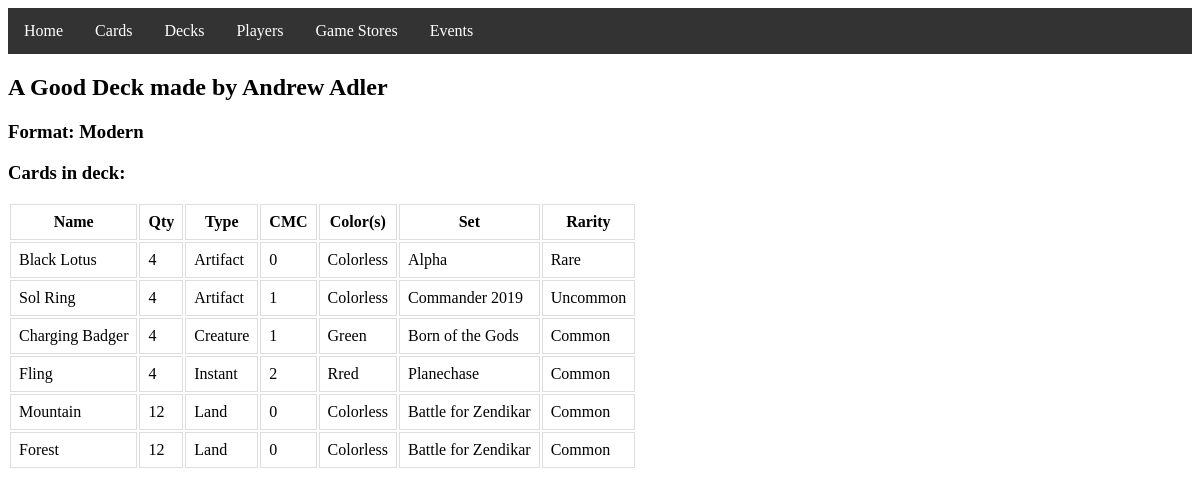
Screenshot of /deck/1/ with the database file from the repository.
### deck/models.py (models this page shows, shortened)
class Deck(models.Model):
    FORMAT_CHOICES = [
        ('Standard', 'Standard'),
        ('Commander', 'Commander'),
        ('Modern', 'Modern'),
        ('Legacy', 'Legacy'),
        ('Vintage', 'Vintage'),
        ('Brawl', 'Brawl')
    ]
    name = models.CharField(max_length=45)
    card = models.ManyToManyField('card.Card', through='Membership')
    player = models.ForeignKey('players.Player', models.SET_NULL, blank=True, null=True)
    format = models.CharField(max_length=45, choices=FORMAT_CHOICES)

class Membership(models.Model):
    card = models.ForeignKey('card.Card', on_delete=models.SET_NULL, null=True)
    deck = models.ForeignKey(Deck, on_delete=models.CASCADE)
    qty = models.IntegerField()

### players/models.py (models this page shows, shortened)
class Player(models.Model):
    dci_num = models.IntegerField()
    fname = models.CharField(max_length=45)
    mi = models.CharField(max_length=1, blank=True)
    lname = models.CharField(max_length=45)
    def __str__(self):
        returnStr = self.fname + " "
        if self.mi:
            returnStr += self.mi + ". "
        returnStr += self.lname
        return returnStr

### card/models.py (models this page shows, shortened)
class Card(models.Model):
    TYPE_CHOICES = [
        ('Creature','Creature'),
        ('Planeswalker', 'Planeswalker'),
        ('Artifact','Artifact'),
        ('Enchantment','Enchantment'),
        ('Instant','Instant'),
        ('Sorcery','Sorcery'),
        ('Land','Land'),
    ]
    COLOR_CHOICES = [
        ('White', 'White'),
        ('Blue', 'Blue'),
        ('Black', 'Black'),
        ('Rred', 'Red'),
        ('Green', 'Green'),
        ('Colorless', 'Colorless'),
        ('Multicolored', 'Multicolored'),
    ]
    RARITY_CHOICES = [
        ('Common', 'Common'),
        ('Uncommon', 'Uncommon'),
        ('Rare', 'Rare'),
        ('Mythic Rare', 'Mythic Rare'),
    ]
    name = models.CharField(max_length=45)
    type = models.CharField(max_length=45, choices=TYPE_CHOICES)
    cmc = models.IntegerField()
    colors = models.CharField(max_length=45, choices=COLOR_CHOICES)
    set = models.CharField(max_length=45)
    rarity = models.CharField(max_length=45, choices=RARITY_CHOICES)

### deck/views.py (the view)
# urls.py: url(r'^(?P<id>[0-9]+)/$', views.deck_info, name='info')
def deck_info(request, id):
    deck = Deck.objects.get(id=id)
    memberships = Membership.objects.filter(deck__id=id).order_by('card__type')
    return render(request, 'deck/deck_info.html', {'deck':deck,'memberships':memberships})

### deck/templates/deck/deck_info.html
{% extends 'base_layout.html' %}
{% block content %}
<div class="deck-info">
    <div class="deck">
        <h2>{{ deck.name }} made by {{ deck.player }}</h2>
        <h3>Format: {{ deck.format }}</h3>
        <h3>Cards in deck:</h3>
        <div class="cards">
            <table>
                <th>Name</th>
                <th>Qty</th>
                <th>Type</th>
                <th>CMC</th>
                <th>Color(s)</th>
                <th>Set</th>
                <th>Rarity</th>
            {% for member in memberships %}
                <tr>
                    <td>{{ member.card.name }}</td>
                    <td>{{ member.qty }}</td>
                    <td>{{ member.card.type }}</td>
                    <td>{{ member.card.cmc }}</td>
                    <td>{{ member.card.colors }}</td>
                    <td>{{ member.card.set }}</td>
                    <td>{{ member.card.rarity }}</td>
                </tr>
            {% endfor %}
            </table>
        </div>
    </div>
</div>
{% endblock %}

### templates/base_layout.html (style rules this page uses)
td, th { border: 1px solid #dddddd; padding: 8px; }

### rows the page displays
Deck: name "A Good Deck", player "Andrew Adler", format "Modern"
Membership: card.name "Black Lotus", qty "4", card.type "Artifact", card.cmc "0", card.colors "Colorless", card.set "Alpha", card.rarity "Rare"
Membership: card.name "Sol Ring", qty "4", card.type "Artifact", card.cmc "1", card.colors "Colorless", card.set "Commander 2019", card.rarity "Uncommon"
Membership: card.name "Charging Badger", qty "4", card.type "Creature", card.cmc "1", card.colors "Green", card.set "Born of the Gods", card.rarity "Common"
Membership: card.name "Fling", qty "4", card.type "Instant", card.cmc "2", card.colors "Rred", card.set "Planechase", card.rarity "Common"
Membership: card.name "Mountain", qty "12", card.type "Land", card.cmc "0", card.colors "Colorless", card.set "Battle for Zendikar", card.rarity "Common"
Membership: card.name "Forest", qty "12", card.type "Land", card.cmc "0", card.colors "Colorless", card.set "Battle for Zendikar", card.rarity "Common"
